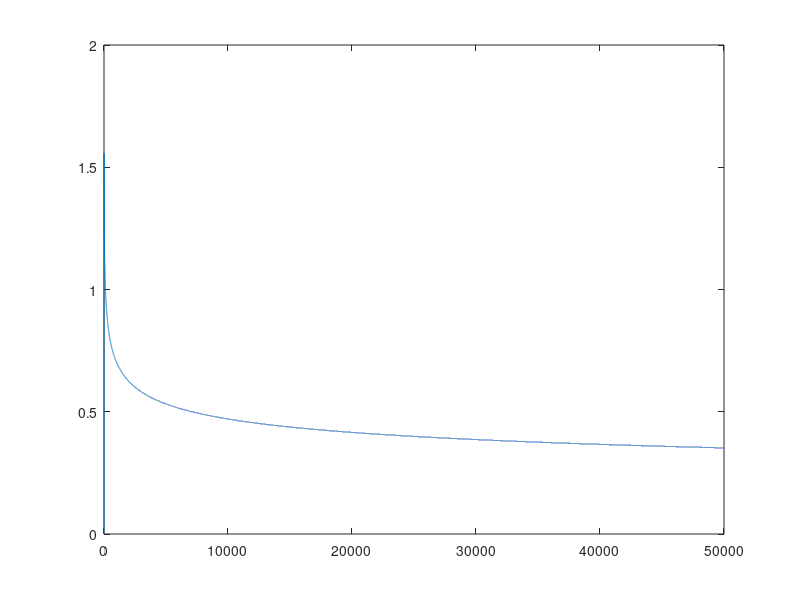

Source code (MATLAB):
gamma = 25;
delta = 1;
armDOF = 5;
graph_size = 1:1:50000;
rad = [];
for i=1:50000
    radius = ((gamma/delta)*(log(i)/ i))^(1/armDOF);
    rad = [rad;radius];
end
plot(rad)